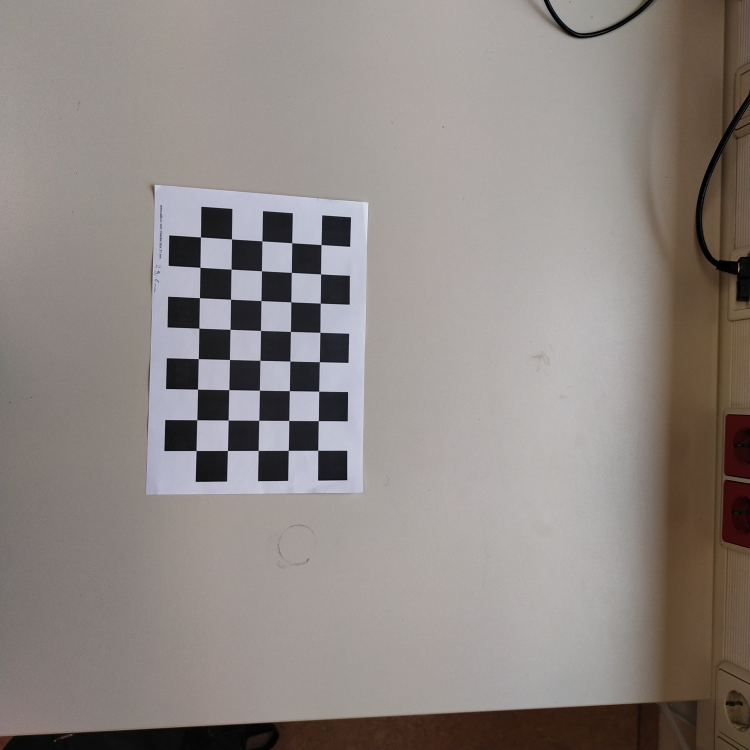
#> input picture jpg_chessboard/IMG_20230802_165048~2.jpg, 3000 x 3000 px (shown at 1/4 size); its folder holds only this picture in this run
$ python main.py
#> lines starting #> are read from the running program, lines starting #| are printed output that depends on the picture; long printed decimals are rounded
import cv2
import numpy as np
import os
import glob

# Define the chessboard size (number of inner corners)
CHECKERBOARD = (5, 8)
# Define the size of each square on the chessboard in millimeters
square_size_mm = 29.8
# Define termination criteria for corner detection refinement
criteria = (cv2.TERM_CRITERIA_EPS +
            cv2.TERM_CRITERIA_MAX_ITER, 30, 0.001)
# Create lists to store 3D world points and 2D image points
threedpoints = []
twodpoints = []

# Create an array to represent 3D coordinates of chessboard corners
objectp3d = np.zeros((CHECKERBOARD[0] * CHECKERBOARD[1], 3), np.float32)
objectp3d[:, :2] = np.mgrid[0:CHECKERBOARD[0], 0:CHECKERBOARD[1]].T.reshape(-1, 2)
objectp3d *= square_size_mm

# Initialize variables to store image dimensions
prev_img_shape = None
# Get a list of image file paths in the current directory
images = glob.glob('jpg_chessboard/*.jpg')


# Loop through each image in the list
for filename in images:
    image = cv2.imread(filename)
#> image is the input picture: shape (3000, 3000, 3); mean B, G, R 131.5, 135.2, 142.4
    grayColor = cv2.cvtColor(image, cv2.COLOR_BGR2GRAY)
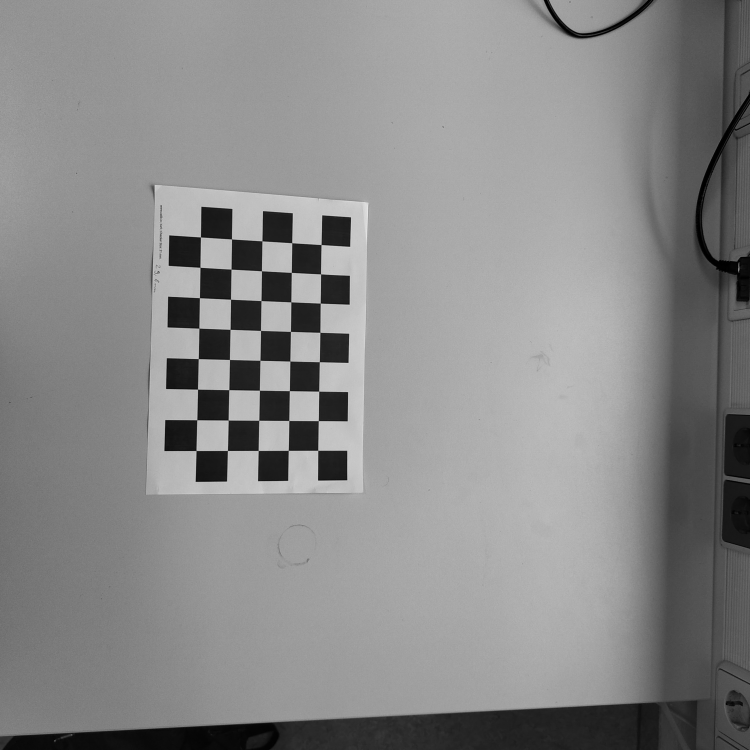
#> grayColor: shape (3000, 3000) (shown at 1/4 size); min 0, max 237, mean 136.9

    # Find chessboard corners in the grayscale image
    ret, corners = cv2.findChessboardCorners(
        grayColor, CHECKERBOARD,
        cv2.CALIB_CB_ADAPTIVE_THRESH +
        cv2.CALIB_CB_FAST_CHECK +
        cv2.CALIB_CB_NORMALIZE_IMAGE)
#> ret = True; corners = 40 rows, first 8: [1272.5, 1802.2], [1154.6, 1802.4], [1034.4, 1802.9], [911.5, 1802.9], [785.7, 1803.3], [1274.6, 1683.8], [1156.8, 1682.9], [1036.8, 1682.4]

    # If corners are found, append 3D and 2D points to their respective lists
    if ret == True:
        threedpoints.append(objectp3d)
        corners2 = cv2.cornerSubPix(
            grayColor, corners, (5, 5), (-1, -1), criteria)
#> corners2 = 40 rows, first 8: [1272.6, 1802.4], [1154.5, 1802.5], [1034.3, 1803], [911.4, 1803.1], [785.7, 1803.4], [1274.6, 1683.9], [1156.8, 1683.1], [1036.6, 1682.4]

        twodpoints.append(corners2)
        # Draw detected corners on the image
        image = cv2.drawChessboardCorners(image,
                                          CHECKERBOARD,
                                          corners2, ret)
    else:
        print("Min corners not found")
        exit(0)

    screen_width, screen_height = 1920, 1080
    resized_image = cv2.resize(image, (screen_width, screen_height))
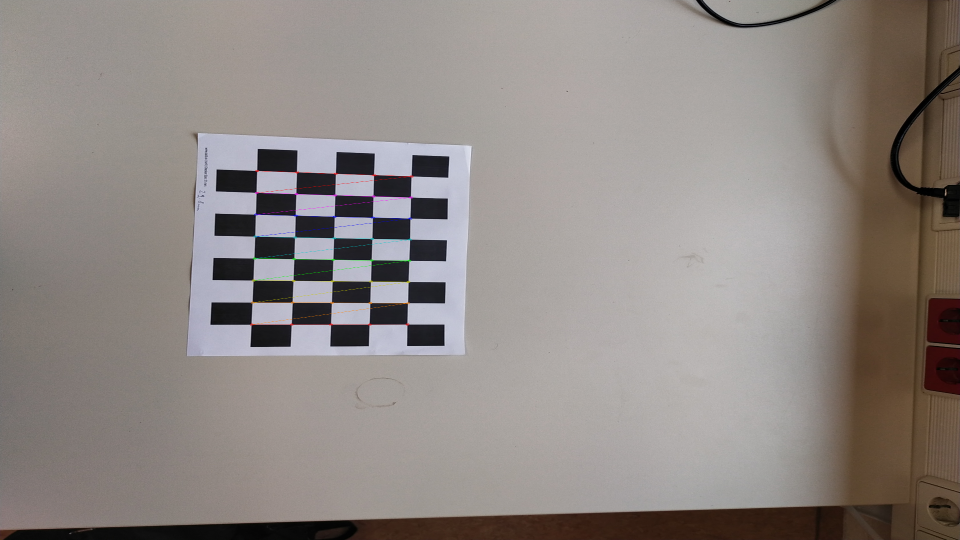
#> resized_image: shape (1080, 1920, 3) (shown at 1/2 size); mean B, G, R 131.3, 135.1, 142.3


    cv2.imshow('Resized Image', resized_image)
    cv2.waitKey(0)

cv2.destroyAllWindows()

h, w = image.shape[:2]

# Perform camera calibration by
# passing the value of the above found out 3D points (threedpoints)
# and its corresponding pixel coordinates of the
# detected corners (twodpoints)
ret, matrix, distortion, r_vecs, t_vecs = cv2.calibrateCamera(
    threedpoints, twodpoints, grayColor.shape[::-1], None, None)
#> ret = 0.235; matrix = [[1187.9, 0, 1334.2], [0, 1200.6, 1538.6], [0, 0, 1]]; distortion = [[-0.00862, 0.101, -0.00221, -0.00217, -0.131]]; r_vecs = ([0.132, -0.0313, -3.12],); t_vecs = ([-15.61, 66.51, 302.3],)

# Displaying required output
print("Camera matrix:")
print(matrix)
#| [[1.18787626e+03 0.00000000e+00 1.33416060e+03]
#|  [0.00000000e+00 1.20060869e+03 1.53856642e+03]
#|  [0.00000000e+00 0.00000000e+00 1.00000000e+00]]

print("\nDistortion coefficient:")
print(distortion)
#| [[-0.008622  0.1008 -0.002211 -0.002166 -0.1308]]

print("\nRotation Vectors:")
print(r_vecs)
#| (array([[ 0.1315],
#|        [-0.03134],
#|        [-3.122 ]]),)

print("\nTranslation Vectors:")
print(t_vecs)
#| (array([[-15.614],
#|        [ 66.514],
#|        [302.316]]),)

$ run again, on jpg_chessboard/IMG_20230802_165211.jpg
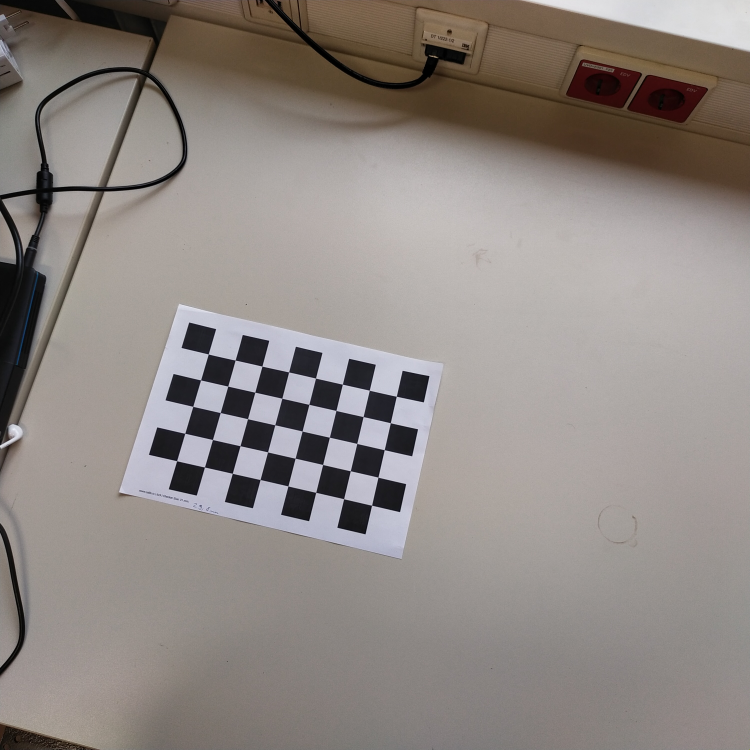
#> input picture jpg_chessboard/IMG_20230802_165211.jpg, 3000 x 3000 px (shown at 1/4 size)
#> image is the input picture: shape (3000, 3000, 3); mean B, G, R 131.2, 135.4, 142.8
#> `grayColor = cv2.cvtColor(image, cv2.COLOR_BGR2GRAY)`:
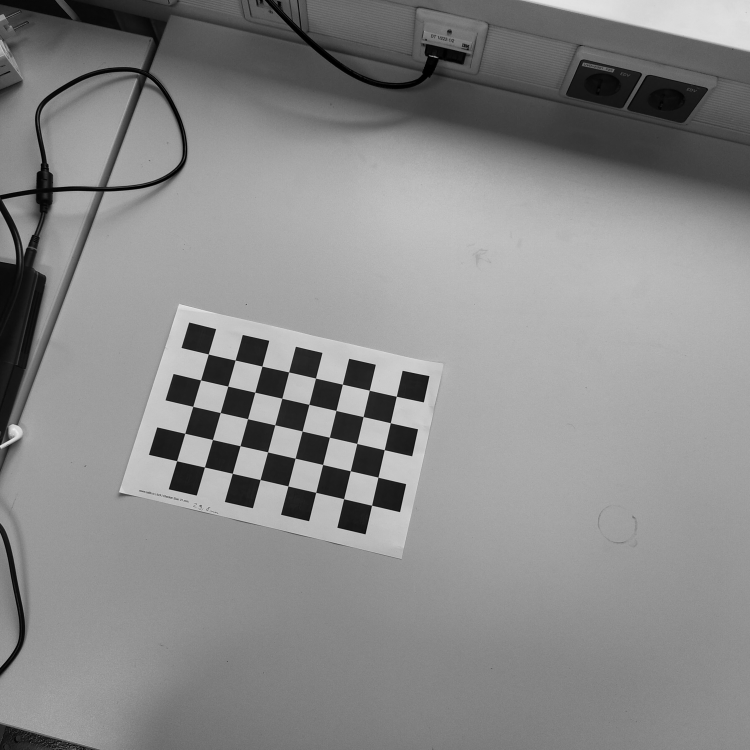
#> grayColor: shape (3000, 3000) (shown at 1/4 size); min 0, max 240, mean 137.1
#> `ret, corners = cv2.findChessboardCorners( grayColor, CHECKERBOARD, cv2..`: ret = True; corners = 40 rows, first 8: [1586.3, 1586.5], [1562.5, 1692.5], [1537.9, 1800.4], [1513.2, 1909.8], [1487.6, 2022.2], [1478.3, 1562.2], [1453.8, 1667.7], [1428.4, 1775]
#> corners2 = 40 rows, first 8: [1586.4, 1586.5], [1562.6, 1692.5], [1538.2, 1800.3], [1513.1, 1910], [1487.7, 2022.1], [1478.5, 1562.3], [1453.7, 1667.8], [1428.5, 1775.2]
#> `resized_image = cv2.resize(image, (screen_width, screen_height))`:
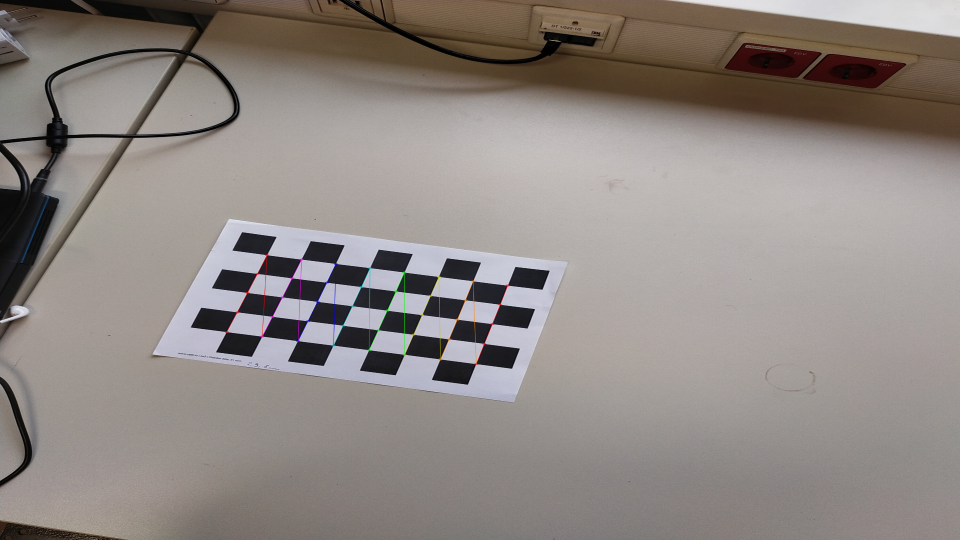
#> resized_image: shape (1080, 1920, 3) (shown at 1/2 size); mean B, G, R 131, 135.3, 142.7
#> `ret, matrix, distortion, r_vecs, t_vecs = cv2.calibrateCamera( threedp..`: ret = 0.181; matrix = [[1816, 0, 1433.4], [0, 1772.7, 1486.2], [0, 0, 1]]; distortion = [[-0.0196, 0.537, -0.00216, -0.00484, -1.53]]; r_vecs = ([-0.102, 0.131, 1.79],); t_vecs = ([41.2, 27.61, 487.8],)
#| [[1.81598502e+03 0.00000000e+00 1.43340692e+03]
#|  [0.00000000e+00 1.77271068e+03 1.48620674e+03]
#|  [0.00000000e+00 0.00000000e+00 1.00000000e+00]]
#| [[-0.01958  0.5372  -0.002157 -0.004841 -1.529]]
#| (array([[-0.1025],
#|        [ 0.1309],
#|        [ 1.795]]),)
#| (array([[ 41.198],
#|        [ 27.614],
#|        [487.776]]),)

$ run again, on jpg_chessboard/IMG_20230802_165221~2.jpg
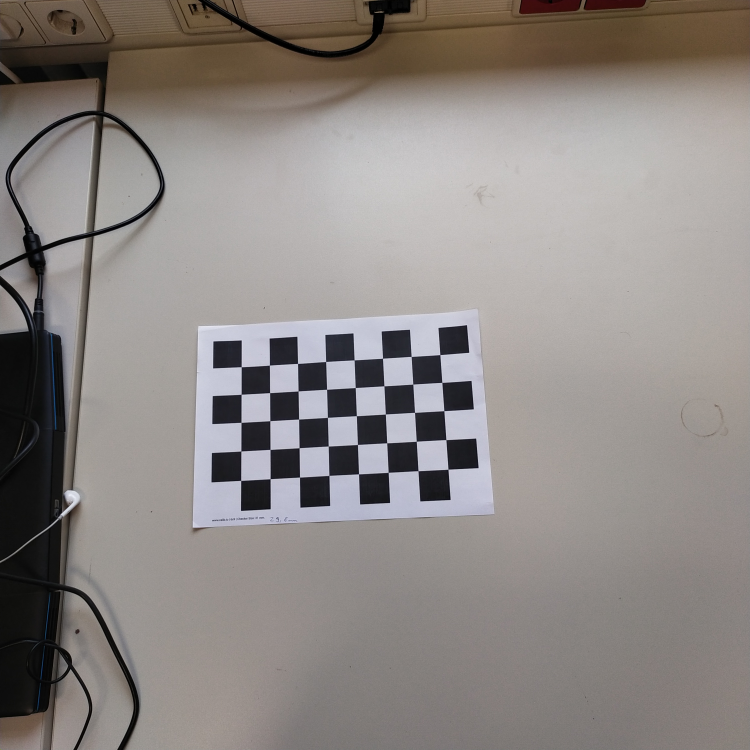
#> input picture jpg_chessboard/IMG_20230802_165221~2.jpg, 3000 x 3000 px (shown at 1/4 size)
#> image is the input picture: shape (3000, 3000, 3); mean B, G, R 131.9, 135, 140.9
#> `grayColor = cv2.cvtColor(image, cv2.COLOR_BGR2GRAY)`:
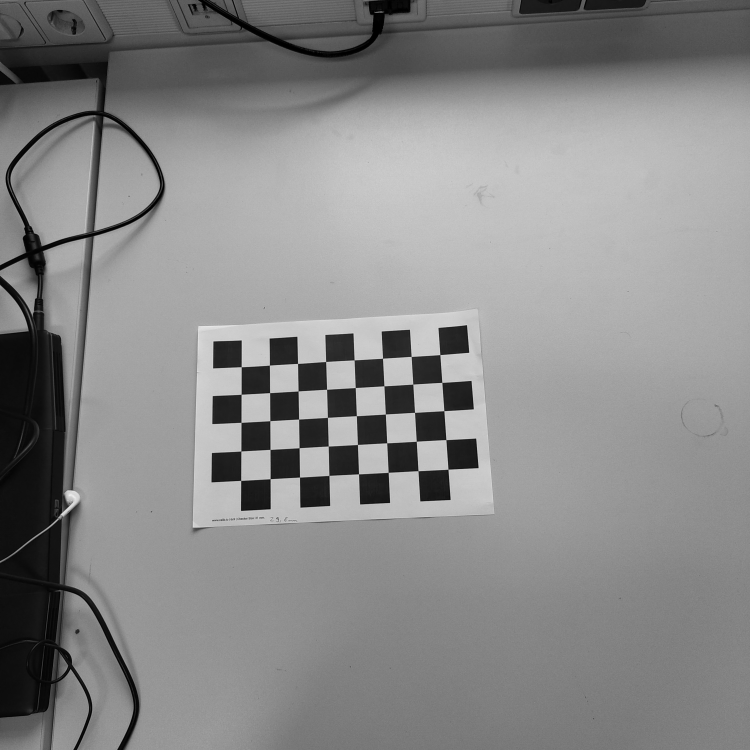
#> grayColor: shape (3000, 3000) (shown at 1/4 size); min 0, max 246, mean 136.4
#> `ret, corners = cv2.findChessboardCorners( grayColor, CHECKERBOARD, cv2..`: ret = True; corners = 40 rows, first 8: [1760.9, 1420], [1768.6, 1530.7], [1776.8, 1644.1], [1785.1, 1759.8], [1793.5, 1878.4], [1645.8, 1427.1], [1652.6, 1537.6], [1659.5, 1650.7]
#> corners2 = 40 rows, first 8: [1761, 1419.9], [1768.8, 1530.8], [1776.9, 1644.2], [1785.1, 1759.9], [1793.5, 1878.3], [1645.8, 1427.2], [1652.6, 1537.6], [1659.5, 1650.8]
#> `resized_image = cv2.resize(image, (screen_width, screen_height))`:
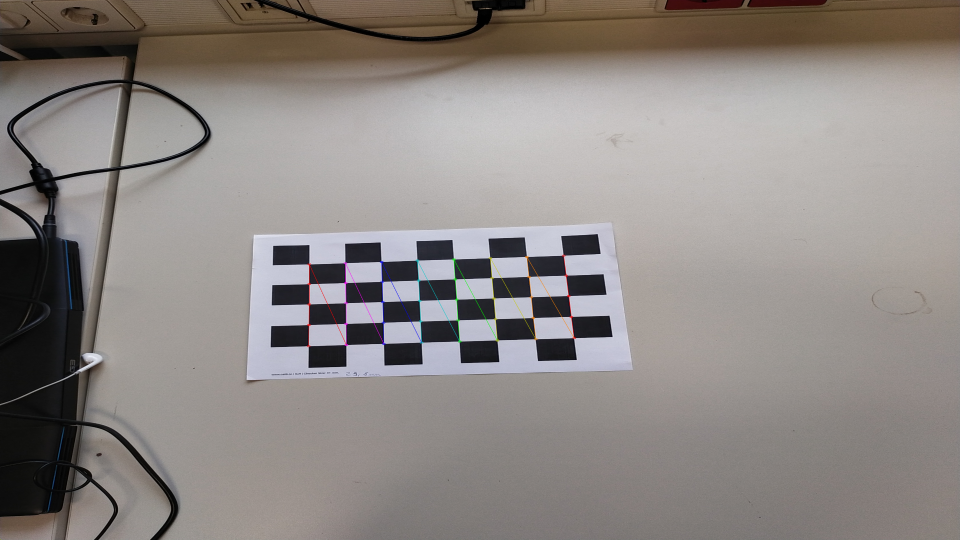
#> resized_image: shape (1080, 1920, 3) (shown at 1/2 size); mean B, G, R 131.7, 134.9, 140.8
#> `ret, matrix, distortion, r_vecs, t_vecs = cv2.calibrateCamera( threedp..`: ret = 0.213; matrix = [[2659.8, 0, 1506.7], [0, 2635.4, 1483.2], [0, 0, 1]]; distortion = [[-0.0104, 2.98, -0.00437, -0.00189, -23.38]]; r_vecs = ([-0.132, 0.237, 1.51],); t_vecs = ([65.88, -16.57, 689],)
#| [[2.65977332e+03 0.00000000e+00 1.50667059e+03]
#|  [0.00000000e+00 2.63536018e+03 1.48322889e+03]
#|  [0.00000000e+00 0.00000000e+00 1.00000000e+00]]
#| [[-1.04342228e-02  2.97711430e+00 -4.36835459e-03 -1.89400344e-03
#|   -2.33753365e+01]]
#| (array([[-0.1322],
#|        [ 0.2371],
#|        [ 1.508]]),)
#| (array([[ 65.878 ],
#|        [-16.574],
#|        [689.041]]),)

$ run again, on jpg_chessboard/IMG_20230802_165316~2.jpg
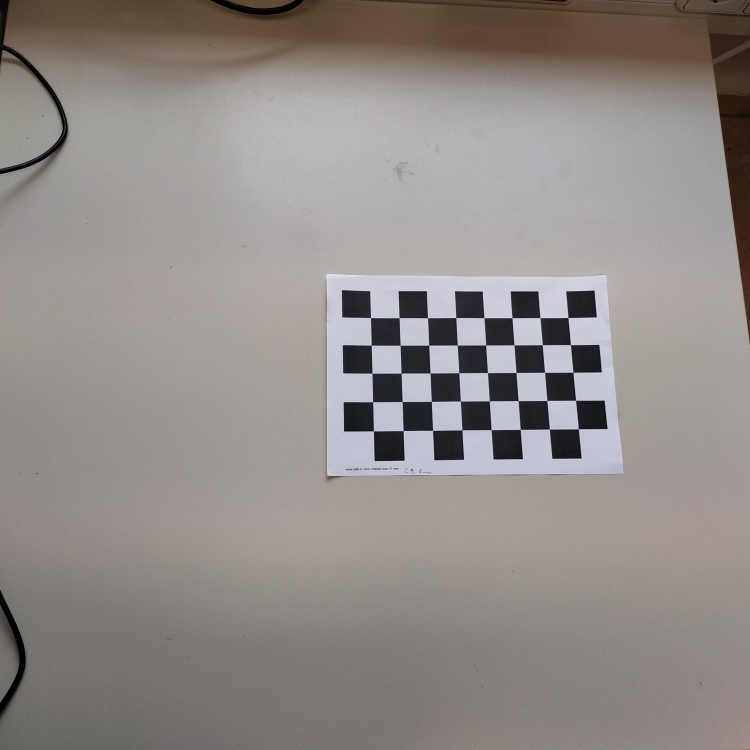
#> input picture jpg_chessboard/IMG_20230802_165316~2.jpg, 3000 x 3000 px (shown at 1/4 size)
#> image is the input picture: shape (3000, 3000, 3); mean B, G, R 136.7, 139.9, 145.5
#> `grayColor = cv2.cvtColor(image, cv2.COLOR_BGR2GRAY)`:
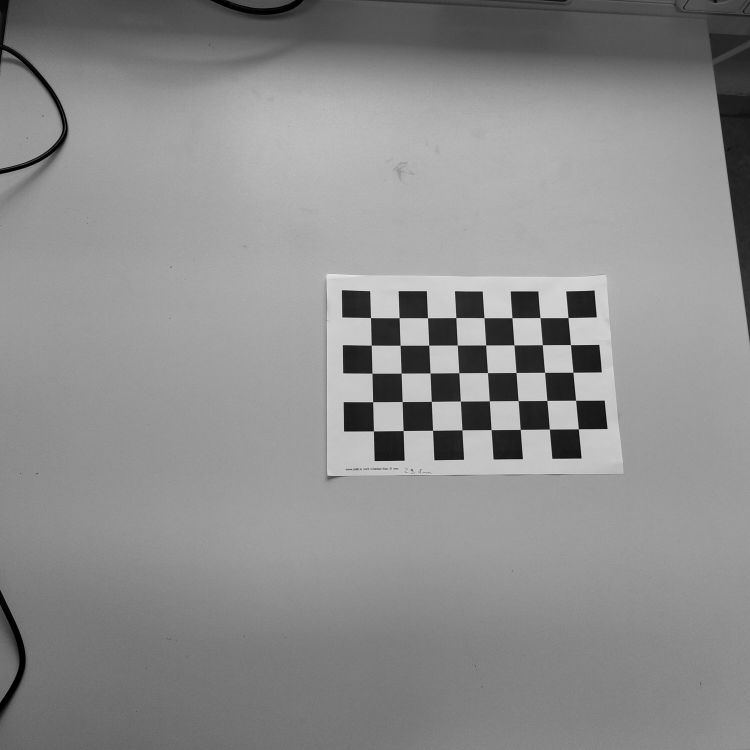
#> grayColor: shape (3000, 3000) (shown at 1/4 size); min 0, max 241, mean 141.1
#> `ret, corners = cv2.findChessboardCorners( grayColor, CHECKERBOARD, cv2..`: ret = True; corners = 40 rows, first 8: [2273, 1271.6], [2282.7, 1380.2], [2292.6, 1490.5], [2303.5, 1602.4], [2314.4, 1716.6], [2161.3, 1272.2], [2170.3, 1380.5], [2179.4, 1490.6]
#> corners2 = 40 rows, first 8: [2273.2, 1271.6], [2282.9, 1380.2], [2292.9, 1490.4], [2303.6, 1602.4], [2314.5, 1716.6], [2161.4, 1272.3], [2170.3, 1380.4], [2179.5, 1490.6]
#> `resized_image = cv2.resize(image, (screen_width, screen_height))`:
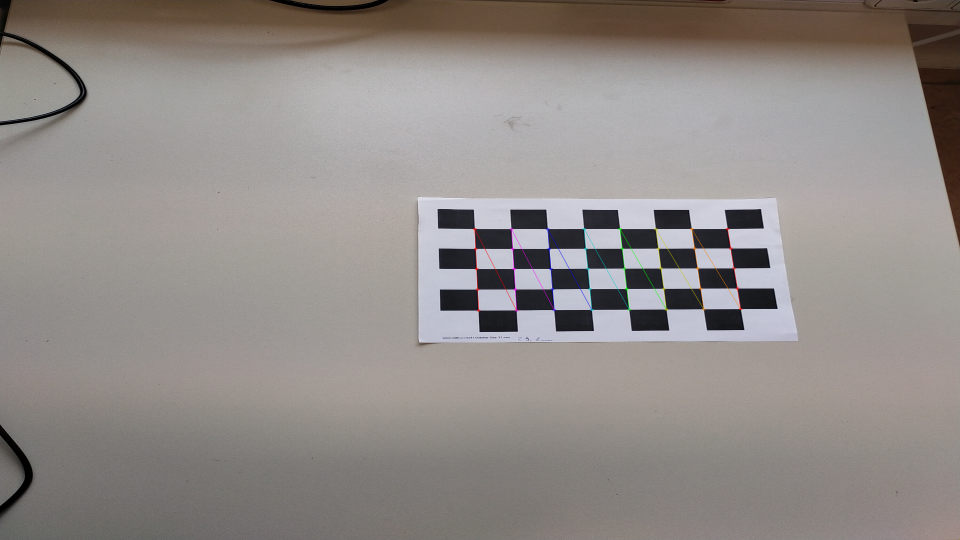
#> resized_image: shape (1080, 1920, 3) (shown at 1/2 size); mean B, G, R 136.6, 139.7, 145.4
#> `ret, matrix, distortion, r_vecs, t_vecs = cv2.calibrateCamera( threedp..`: ret = 0.26; matrix = [[3064.7, 0, 1503.7], [0, 3043.8, 1459.4], [0, 0, 1]]; distortion = [[0.0475, 1.57, -0.00385, -0.000144, -11.22]]; r_vecs = ([-0.268, 0.126, 1.55],); t_vecs = ([202.5, -49.51, 812.1],)
#| [[3.06471154e+03 0.00000000e+00 1.50365815e+03]
#|  [0.00000000e+00 3.04375502e+03 1.45940681e+03]
#|  [0.00000000e+00 0.00000000e+00 1.00000000e+00]]
#| [[ 4.75163722e-02  1.57076380e+00 -3.84547198e-03 -1.44092269e-04
#|   -1.12166857e+01]]
#| (array([[-0.268],
#|        [ 0.126],
#|        [ 1.546]]),)
#| (array([[202.488],
#|        [-49.510],
#|        [812.129]]),)
